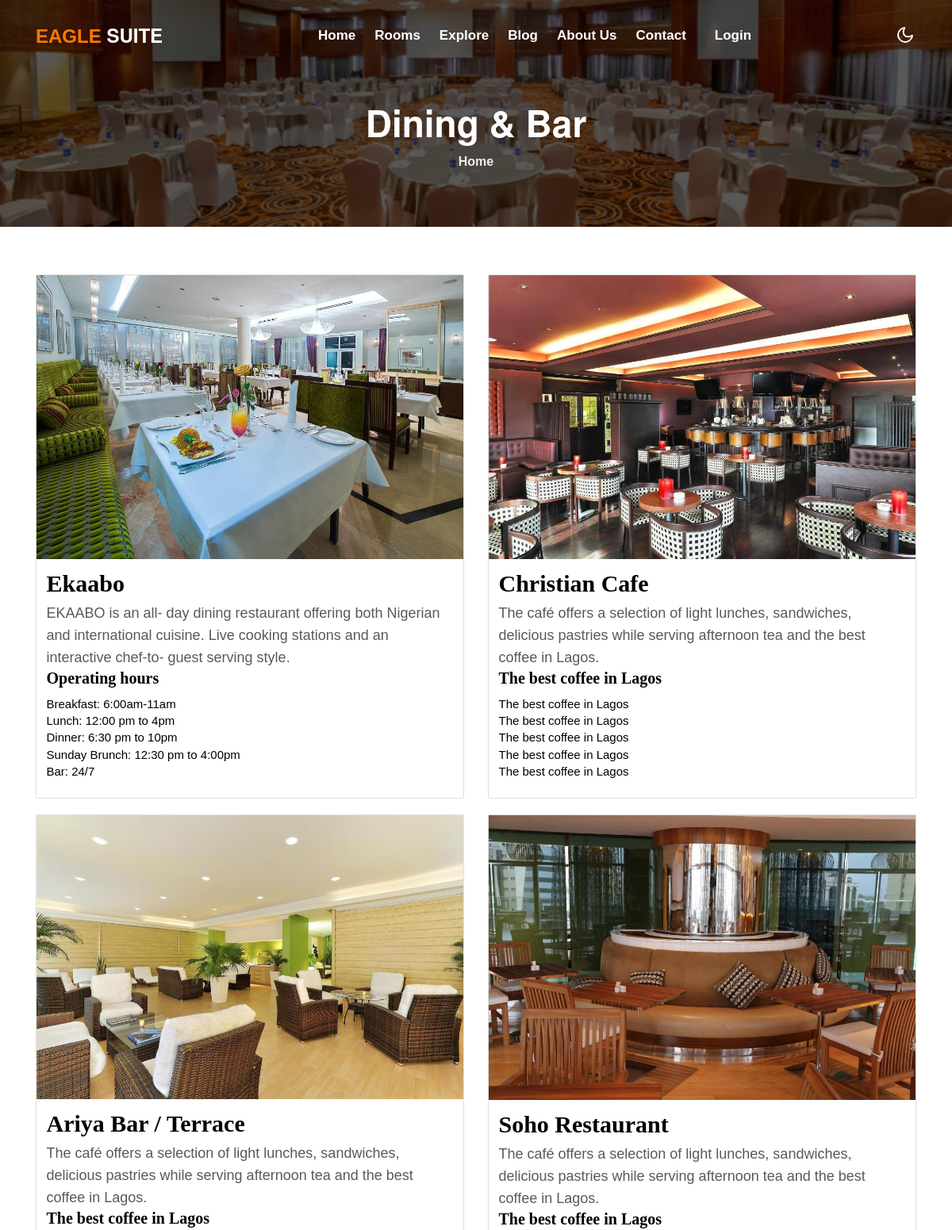
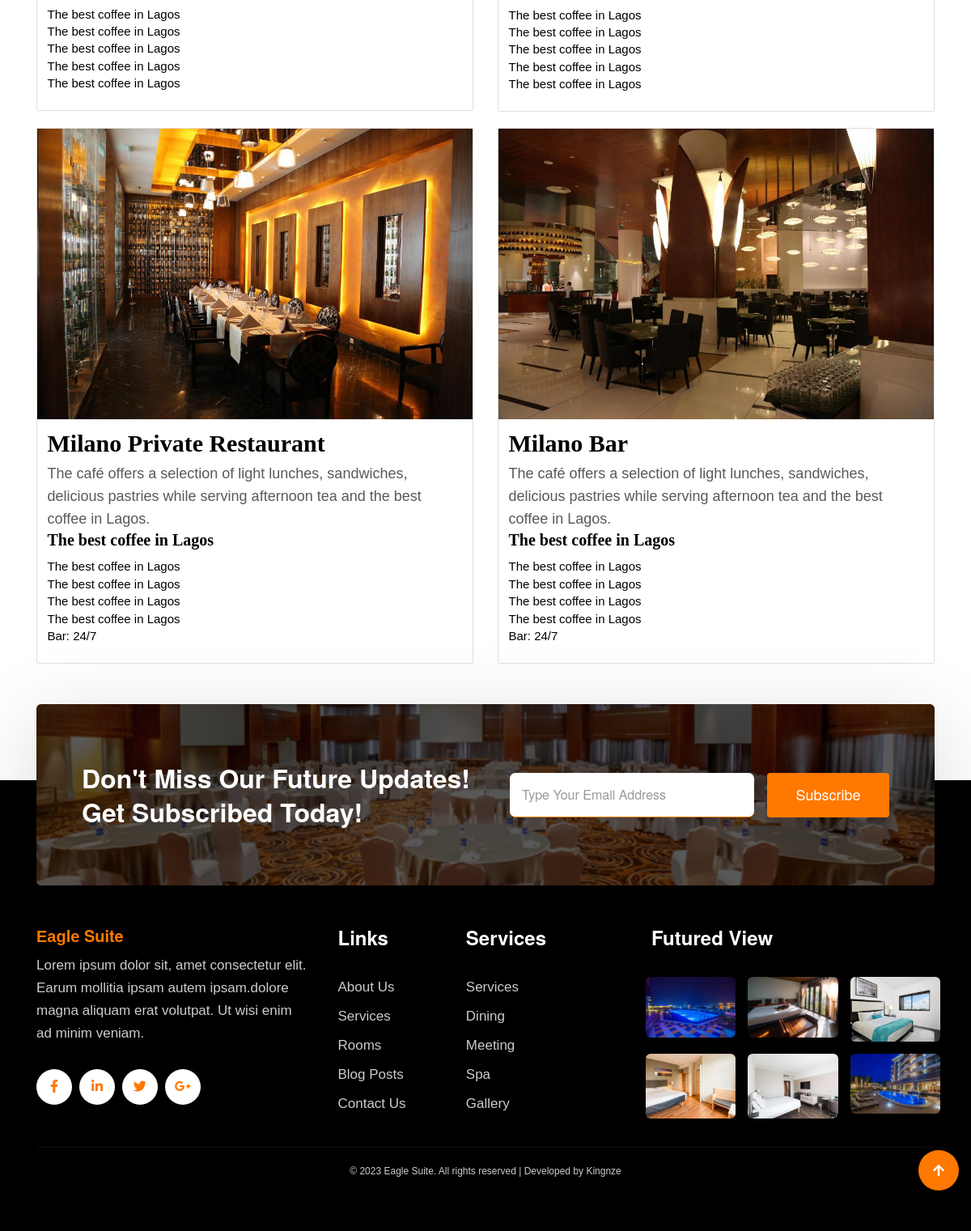
Screenshot of /dining with the database file from the repository (2 pictures, top to bottom).
### eagles/models.py (models this page shows, shortened)
class Dining(models.Model):
    title = models.CharField(max_length=100)
    subtitle = models.CharField(max_length=100,null=True,blank=True)
    diningimg = models.ImageField()
    text_1 = models.CharField(max_length=500,null=True,blank=True)
    text_2 = models.CharField(max_length=500,null=True,blank=True)
    text_3 = models.CharField(max_length=500,null=True,blank=True)
    text_4 = models.CharField(max_length=500,null=True,blank=True)
    text_5 = models.CharField(max_length=500,null=True,blank=True)
    body = models.TextField(null=True,blank=True)
    class Meta:
        db_table = 'Dining'
        managed = True
        verbose_name = 'Dining'
        verbose_name_plural = 'Dining'

### eagles/views.py (the view)
# urls.py: path('dining',views.dining,name='dining'),
def dining(request):
    dining = Dining.objects.all()
    context = {
        'dining':dining
    }
    return render(request,'eagles/dining.html',context)

### templates/eagles/dining.html (shortened to what this page needs)
{% extends "base.html" %}
{% load static %}
{% block content %}
<div class="inner-banner py-5">
    <section class="kinging-breadcrumb text-left py-sm-5 ">
        <div class="container">
            <div class="w3breadcrumb-gids">
                <br><br>
                <div class="w3breadcrumb-left text-left">
                    <h2 class="inner-w3-title mt-lg-5 mt-4 text-center">Dining & Bar</h2>
                </div>
                <div class="w3breadcrumb-right">
                    <ul class="breadcrumbs-custom-path">
                        <li><a href="{% url 'index' %}">Home</a></li>
                    </ul>
                </div>
            </div>
        </div>
    </section>
</div>
<section class="py-5 mt-5">
    <div class="container">
        <div class="row">
            {% if dining %}
            {% for item in dining %}
               <div class="col-lg-6">
                    <div style="background-color: var(--bg-color);" class="card">
                        <div class="inner">
                            <span class="image-block">
                                <a class="image-zoom" href="{{item.diningimg.url}}" data-gal="prettyPhoto[gallery]">
                                    <img src="{{item.diningimg.url}}" class="img-fluid w3layouts agileits" alt="portfolio-img">
                                </a>
                            </span>
                        </div>
                        <div class="card-body" >
                        <h4 style="font-size: 30px; font-family: geneva;" class="card-title" >{{ item.title}}</h4>
                        <p >{{ item.body}}</p>
                        <h5 style="font-size: 20px; font-family: geneva; margin-bottom: 1rem;" >{{ item.subtitle}}</h5>
                        <ul style="font-size: 15px; font-family: geneva;">
                            <li>{{ item.text_1}}</li>
                            <li>{{ item.text_2}}</li>
                            <li>{{ item.text_3}}</li>
                            <li>{{ item.text_4}}</li>
                            <li>{{ item.text_5}}</li>
                        </ul>
                        </div>
                    </div>
                 <br>
                </div>
            {% endfor %}
            {% endif %}
        </div>
    </div>
</section>
{% endblock content %}

### rows the page displays
Dining: diningimg (picture), title "Ekaabo", body "EKAABO is an all- day dining restaurant offering both Nigerian and international cuisine. Live cooking stations and an interactive chef-to- guest serving style.", subtitle "Operating hours", text_1 "Breakfast: 6:00am-11am", text_2 "Lunch: 12:00 pm to 4pm", text_3 "Dinner: 6:30 pm to 10pm", text_4 "Sunday Brunch: 12:30 pm to 4:00pm", text_5 "Bar: 24/7"
Dining: diningimg (picture), title "Christian Cafe", body "The café offers a selection of light lunches, sandwiches, delicious pastries while serving afternoon tea and the best coffee in Lagos.", subtitle "The best coffee in Lagos", text_1 "The best coffee in Lagos", text_2 "The best coffee in Lagos", text_3 "The best coffee in Lagos", text_4 "The best coffee in Lagos", text_5 "The best coffee in Lagos"
Dining: diningimg (picture), title "Ariya Bar / Terrace", body "The café offers a selection of light lunches, sandwiches, delicious pastries while serving afternoon tea and the best coffee in Lagos.", subtitle "The best coffee in Lagos", text_1 "The best coffee in Lagos", text_2 "The best coffee in Lagos", text_3 "The best coffee in Lagos", text_4 "The best coffee in Lagos", text_5 "The best coffee in Lagos"
Dining: diningimg (picture), title "Soho Restaurant", body "The café offers a selection of light lunches, sandwiches, delicious pastries while serving afternoon tea and the best coffee in Lagos.", subtitle "The best coffee in Lagos", text_1 "The best coffee in Lagos", text_2 "The best coffee in Lagos", text_3 "The best coffee in Lagos", text_4 "The best coffee in Lagos", text_5 "The best coffee in Lagos"
Dining: diningimg (picture), title "Milano Private Restaurant", body "The café offers a selection of light lunches, sandwiches, delicious pastries while serving afternoon tea and the best coffee in Lagos.", subtitle "The best coffee in Lagos", text_1 "The best coffee in Lagos", text_2 "The best coffee in Lagos", text_3 "The best coffee in Lagos", text_4 "The best coffee in Lagos", text_5 "Bar: 24/7"
Dining: diningimg (picture), title "Milano Bar", body "The café offers a selection of light lunches, sandwiches, delicious pastries while serving afternoon tea and the best coffee in Lagos.", subtitle "The best coffee in Lagos", text_1 "The best coffee in Lagos", text_2 "The best coffee in Lagos", text_3 "The best coffee in Lagos", text_4 "The best coffee in Lagos", text_5 "Bar: 24/7"
